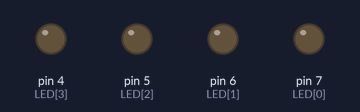
Simulated run of this sketch. Board: Arduino Uno, built with avr-gcc and run on an emulated ATmega328P. On the bench: output pins drawn as LEDs (lit = HIGH).

Above: at 0.5 s.
At 2.5 s:
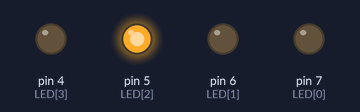
At 4.5 s:
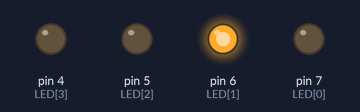
At 9.5 s:
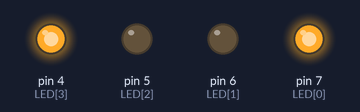
At 14.5 s:
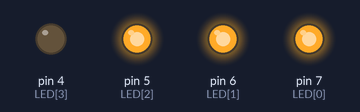
At 19.5 s:
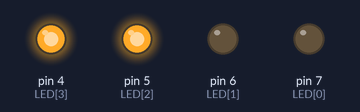
Timing chart, 0 to 20.8 s (numbered marks = the images above):
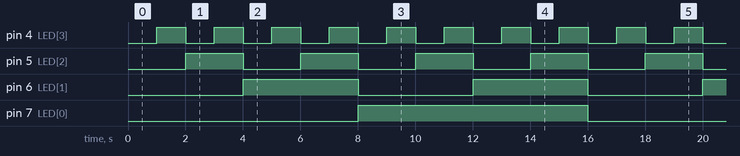

Measured:
- by itself, pin 4 (LED[3]): alternates HIGH for 1.0 s and LOW for 1.0 s
- by itself, pin 5 (LED[2]): alternates HIGH for 2.0 s and LOW for 2.0 s
- by itself, pin 6 (LED[1]): alternates HIGH for 4.0 s and LOW for 4.0 s
- by itself, pin 7 (LED[0]): alternates HIGH for 8.0 s and LOW for 8.0 s

The sketch:

1p1.ino
```cpp
int LED[] = {7,6,5,4};
int len = sizeof(LED)/(sizeof(LED[0]));

void setup() {
  // put your setup code here, to run once:
  for (int i=0; i<len; i++) {
  pinMode(LED[i], OUTPUT);
  }
}

void loop() {
  // put your main code here, to run repeatedly:
  delay(1000);
  for(int i=0;i<len;i++){
    bool c= true;
    for(int j=i+1;j<len;j++){
      c&=digitalRead(LED[j]);
    }
    if(c)
    digitalWrite(LED[i], !digitalRead(LED[i]));
  }
}
```
